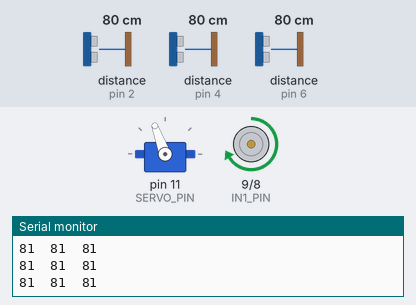
The sketch below on a simulated Arduino Uno, built with avr-gcc and run on an emulated ATmega328P. Parts: servo, motor-driver pin pairs drawn as motors (green arrow = first pin HIGH = forward, orange = second pin HIGH = backward, longer = more drive, scaled by the enable pin), the last lines printed to the serial monitor. Inputs (shaded band) come from the test bench; at power-on: distance to the obstacle (sensors on pin 4, pin 2, pin 6) 80 cm. The echo pulse lasts 58.3 µs per cm.

Above: at 1.2 s.
1.3 s: distance to the obstacle (sensor on pin 4) set to 74 cm
At 4.2 s:
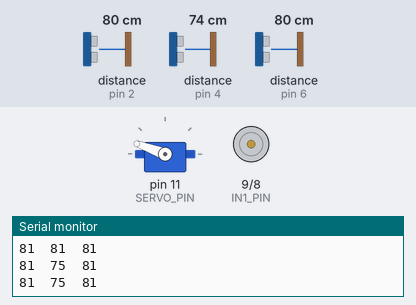
4.3 s: distance to the obstacle (sensor on pin 4) set to 120 cm
At 7.4 s:
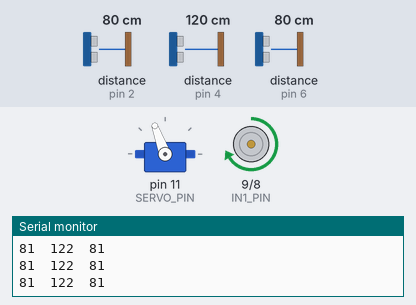
10.3 s: distance to the obstacle (sensor on pin 4) set to 2 cm
At 11.3 s:
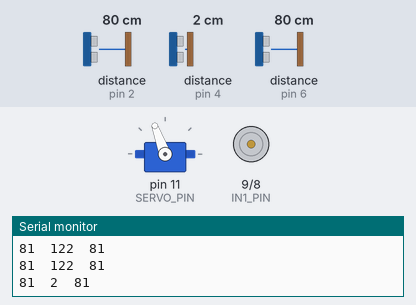
Timing chart, 0 to 14.3 s (numbered marks = the images above; inputs shaded):
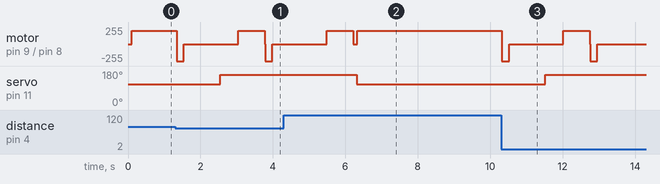

The sketch:

SencilloPeroEfectivo.ino
```cpp
#include <NewPing.h>
#include <Servo.h> // Include the Servo library

// Pin definitions
#define TRIGGER_PIN1  3
#define ECHO_PIN1     2
#define TRIGGER_PIN2  5
#define ECHO_PIN2     4
#define TRIGGER_PIN3  7
#define ECHO_PIN3     6
int MaxDistance = 300;

// Motor Control Pins
#define IN1_PIN       9
#define IN2_PIN       8
#define ENABLE_PIN    10

// Servo Control
Servo myservo;
#define SERVO_PIN 11

int centro = 110;
int miligiro = 725;
int distanciafreno = 80;

NewPing sonarRight(TRIGGER_PIN1, ECHO_PIN1, MaxDistance);
NewPing sonarFront(TRIGGER_PIN2, ECHO_PIN2, MaxDistance);
NewPing sonarLeft(TRIGGER_PIN3, ECHO_PIN3, MaxDistance);

void forward(int vel) {
  analogWrite(ENABLE_PIN, vel);
  digitalWrite(IN1_PIN, HIGH);
  digitalWrite(IN2_PIN, LOW);
}

void stop() {
  analogWrite(ENABLE_PIN, 150);
  digitalWrite(IN1_PIN, LOW);
  digitalWrite(IN2_PIN, LOW);
}

void forceStop() {
  // Breve inversión del motor para frenar el robot
  digitalWrite(IN1_PIN, LOW);
  digitalWrite(IN2_PIN, HIGH);
  analogWrite(ENABLE_PIN, 255);  // Ajusta la velocidad al máximo inverso
  delay(200);  // Pequeño retraso para aplicar el freno

  // Detener el motor completamente
  digitalWrite(IN1_PIN, LOW);
  digitalWrite(IN2_PIN, LOW);
  analogWrite(ENABLE_PIN, 0);
}


void setup() {
  // Motor Control
  pinMode(IN1_PIN, OUTPUT);
  pinMode(IN2_PIN, OUTPUT);
  pinMode(ENABLE_PIN, OUTPUT);

  myservo.attach(SERVO_PIN);

  Serial.begin(9600);

  myservo.write(centro);

  stop();
}
//192.168.217.95
int getDistance(NewPing &sonar) {
  int distance = sonar.ping_cm();
  if (distance == 0) {
    distance = MaxDistance;
  }
  return distance;
}

void giroIzquierda(){
  myservo.write(160);
  delay(500);
  forward(200);
  delay(miligiro);
  stop();
}

void giroDerecha(){
  myservo.write(80);
  delay(500);
  forward(200);
  delay(miligiro);
  stop();
}

int getAverageFrontDistance(int numReadings) {
  int sum = 0;

  // Tomar múltiples lecturas y acumularlas
  for (int i = 0; i < numReadings; i++) {
    int distance = getDistance(sonarFront);
    sum += distance;
    delay(10); // Pequeño retraso entre lecturas para evitar interferencias
  }

  // Calcular el promedio de las lecturas
  int averageDistance = sum / numReadings;

  return averageDistance;
}

void loop() {
  int leftDistance = getDistance(sonarLeft);
  int frontDistance = getDistance(sonarFront);
  int rightDistance = getDistance(sonarRight);

  Serial.print(leftDistance);
  Serial.print("  ");
  Serial.print(frontDistance);
  Serial.print("  ");
  Serial.println(rightDistance);


  if (frontDistance > distanciafreno) {
    if (getAverageFrontDistance(5) > distanciafreno){
    myservo.write(centro);
    delay(10);
    forward(200);
    }
  }
  else if (frontDistance < 100) {
    forceStop();
    stop();
    delay(1000);
    if (leftDistance > rightDistance){
      giroIzquierda();
    }
    else if (leftDistance < rightDistance){
      giroDerecha();
    }
    else{
      giroIzquierda();
    }
  }


  // Other logic for controlling the robot based on sensor data
}
```

Measured:
- the behaviour switches between 80 and 79 cm on distance to the obstacle (sensor on pin 4) (found by bisection; images 0 and 1)
- after the input at 1.3 s, motor on pin 9 (IN1_PIN) / pin 8 (IN2_PIN): forward 200/255 → backward 255/255 after 0.05 s, → stopped 0.20 s later, → forward 200/255 1.5 s later, → backward 255/255 0.73 s later, … (5 changes in this stretch); servo on pin 11 (SERVO_PIN): 110° → 160° after 1.2 s
- after the input at 4.3 s, servo on pin 11 (SERVO_PIN): 160° → 110° after 2.0 s
- after the input at 10.3 s, motor on pin 9 (IN1_PIN) / pin 8 (IN2_PIN): forward 200/255 → backward 255/255 at once, → stopped 0.20 s later, → forward 200/255 1.5 s later, → backward 255/255 0.73 s later, … (5 changes in this stretch); servo on pin 11 (SERVO_PIN): 110° → 160° after 1.2 s
